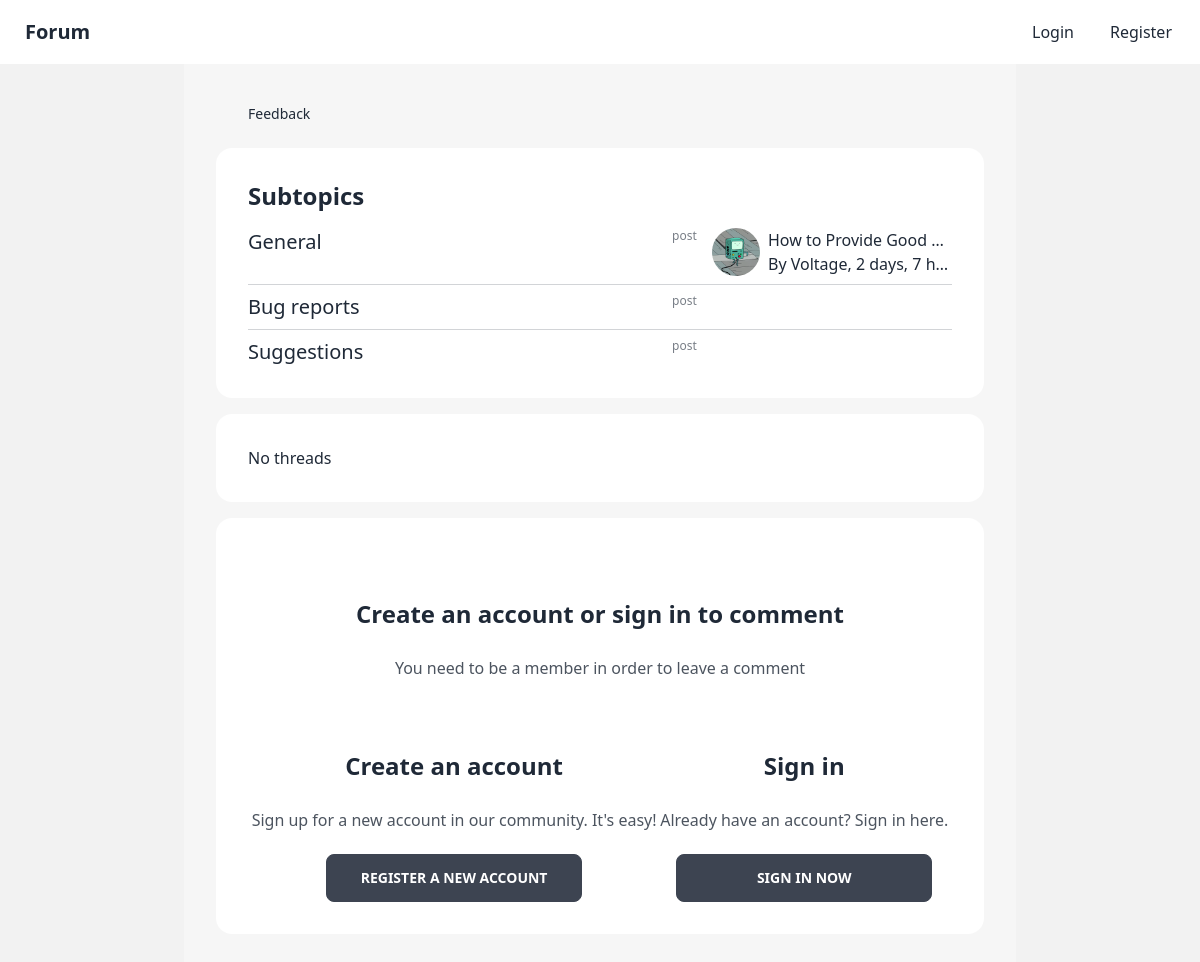
Page /topic/feedback/ on the committed database.
### app/models.py (models this page shows, shortened)
class SubTopic(models.Model):
    slug = models.SlugField()
    name = models.CharField(max_length=150)
    description = models.CharField(max_length=150, blank=True)
    created_at = models.DateTimeField(auto_now=True)
    topic = models.ForeignKey(
        "self", on_delete=models.DO_NOTHING, null=True, blank=True
    )
    def new(self):
        return self.created_at > now() - timedelta(days=7)
    class Meta:
        unique_together = ["slug", "topic"]
    def path(self) -> list[SubTopic]:
        path = self.topic.path() if self.topic is not None else []
        return path + [self]
    def get_absolute_url(self):
        if self.topic == None:
            return reverse("topic", kwargs={"topic": self.slug})
        return reverse("topic", kwargs={"topic": self.slug, "topic_pk": self.topic.pk})

class Thread(models.Model):
    subtopic = models.ForeignKey(SubTopic, on_delete=models.DO_NOTHING)
    title = models.CharField(max_length=150)
    slug = models.SlugField()
    author = models.ForeignKey(User, on_delete=models.DO_NOTHING)
    created_at = models.DateTimeField(auto_now=True)
    class Meta:
        unique_together = ["slug", "subtopic"]
    def get_absolute_url(self):
        return reverse(
            "thread", kwargs={"thread": self.slug, "topic_pk": self.subtopic.pk}
        )

class Post(models.Model):
    author = models.ForeignKey(User, on_delete=models.DO_NOTHING)
    thread = models.ForeignKey(Thread, on_delete=models.DO_NOTHING)
    content = models.CharField(max_length=1500)
    created_at = models.DateTimeField(auto_now=True)
    class Meta:
        get_latest_by = "created_at"
    def get_absolute_url(self):
        posts: models.Manager[Post] = self.thread.post_set
        index = posts.filter(pk__lt=self.pk).count()
        page = index // 10 + 1
        return f"{self.thread.get_absolute_url()}?page={page}#post-{self.pk}"

### app/views.py (the view, shortened to what this page needs)
# urls.py: path("topic/<slug:topic>/", TopicView.as_view(), name="topic"),
class TopicView(CreateView):
    template_name = "topic.html"
    form_class = CreateThreadForm
    def get_initial(self) -> typing.Dict[str, typing.Any]:
        return {
            "slug": self.request.GET.get("slug"),
        }
    def get_context_data(self, **kwargs: typing.Any) -> typing.Dict[str, typing.Any]:
        context = super().get_context_data(**kwargs)
        topic = SubTopic.objects.get(
            slug=self.kwargs["topic"], topic__pk=self.kwargs.get("topic_pk", None)
        )
        threads: Manager[Thread] = topic.thread_set
        context["topic"] = topic
        paginator = Paginator(
            threads.all(),
            10,
        )
        page = self.request.GET.get("page", 1)
        context["paginator"] = paginator
        context["object_list"] = paginator.page(page)
        context["page"] = page
        return context

### app/templates/topic.html (shortened to what this page needs)
{% extends 'base.html' %}
{% block main %} {% include 'navbar.html' %}
{% load static %} {% static 'avatar.gif' as avatar %}
{% load humanize %}
<main class="bg-base-200">
  <div class="container mx-auto md:px-24">
    <div class="bg-base-100/30 grid p-8 gap-4">
      <div class="text-sm breadcrumbs ml-8">
        <ul>
          {% for topic in topic.path %}
          <li>
            <a
              href="{{ topic.get_absolute_url }}"
              >{{topic.name}}</a
            >
          </li>
          {% endfor %}
        </ul>
      </div>
      {% if topic.subtopic_set.count %}
      <div class="card bg-base-100">
        <div class="card-body">
          <div class="card-title !text-2xl">Subtopics</div>
          <ul class="divide-y gap-2 grid divide-base-content/20">
            {% for subtopic in topic.subtopic_set.all %}
            <li>{% include 'subtopic.html' %}</li>
            {% endfor%}
          </ul>
        </div>
      </div>
      {% endif %}
      <div class="card bg-base-100">
        <div class="card-body">
          {% if object_list|length > 0 %}
            {% for thread in object_list %}
              {% with post=thread.post_set.latest %} {% if post %}
                {% load static %} {% static "avatar.gif" as avatar %}
              {%endif %} {%endwith%}
            {% endfor%}
          {% else %} No threads {% endif %}
        </div>
      </div>
      <div class="card bg-base-100">
        <div class="card-body">
          {% if user.is_authenticated %}
          <form class="" action="#new" id="new" method="POST">
            {% csrf_token %} {{form.as_div}}
            <div class="form-control mt-6">
              <button class="btn btn-primary" type="submit">
                Create Thread
              </button>
            </div>
          </form>
          {% else %}
          <div class="text-center grid prose max-w-none">
            <div class="">
              <h2>Create an account or sign in to comment</h2>
              <p>You need to be a member in order to leave a comment</p>
            </div>
            <div class="flex justify-evenly">
              <div class="">
                <h2>Create an account</h2>
                <p>Sign up for a new account in our community. It's easy!</p>
                <a href="{%url 'signup' %}" class="btn btn-wide"
                  >Register a new account</a
                >
              </div>
              <div class="">
                <h2>Sign in</h2>
                <p>Already have an account? Sign in here.</p>
                <a href="{%url 'login' %}" class="btn btn-wide">Sign in Now</a>
              </div>
            </div>
          </div>
          {% endif %}
        </div>
      </div>
    </div>
  </div>
</main>
{% endblock %}

### app/templates/subtopic.html (shortened to what this page needs)
{% load humanize %}
<div class="grid grid-cols-[1fr_4rem_minmax(3rem,15rem)] pt-2 items-start">
  <div>
    <div class="flex gap-2 items-center text-xl">
      <a href="{{ subtopic.get_absolute_url }}" class="link link-hover"
        >{{subtopic.name}}</a
      >
    </div>
  </div>
  <div class="stat py-0">
    <div class="stat-desc">post{{subtopic.post_count|pluralize}}</div>
  </div>
  {% with thread=subtopic.thread_set.first %}
  {% with post=thread.post_set.latest %} {% if post %}
  <div class="flex gap-2">
    <div class="avatar">
      {% load static %} {% static "avatar.gif" as avatar %}
      <div class="w-12 rounded-full">
        <img src="{{post.author.profile.avatar|default:avatar}}" />
      </div>
    </div>
    <div class="truncate">
      <div class="truncate">
        <a
          class="link link-hover"
          href="{{post.get_absolute_url}}"
          >{{thread.title}}</a
        >
      </div>
      <span>By {{ post.author.username }},</span>
      <time datetime="{{created_at|date:'c'}}"
        >{{post.created_at|naturaltime}}</time
      >
    </div>
  </div>
  {% endif %} {% endwith %} {% endwith %}
</div>

### rows in the picture
SubTopic: name "Feedback"
SubTopic: name "General", thread_set.first "How to Provide Good…"
Post: author.username "Voltage", created_at "2 days, 7 h…"
SubTopic: name "Bug reports"
SubTopic: name "Suggestions"
